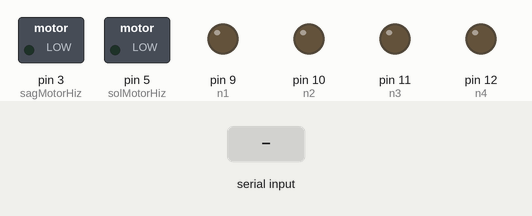
A sketch run on a simulated Arduino Uno, built with avr-gcc and run on an emulated ATmega328P. On the bench: switched loads named in the sketch (green lamp = pin HIGH), output pins drawn as LEDs (lit = HIGH). Inputs (shaded band) come from the test bench.

Above: at 1.2 s.
1.3 s: "ileri1" received over the second serial link
At 2.1 s:
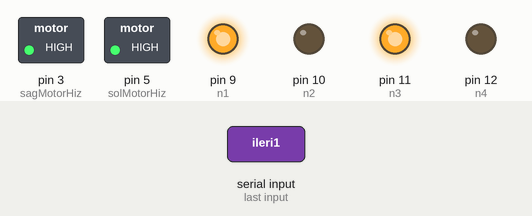
2.8 s: "ileri0" received over the second serial link
At 3.2 s:
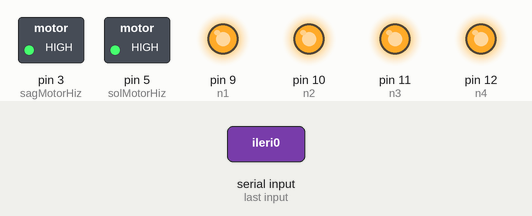
4.3 s: "sol1" received over the second serial link
At 4.8 s:
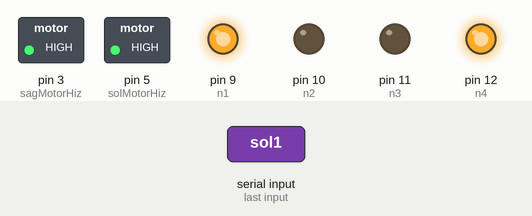
5.8 s: "sol0" received over the second serial link
At 7.0 s:
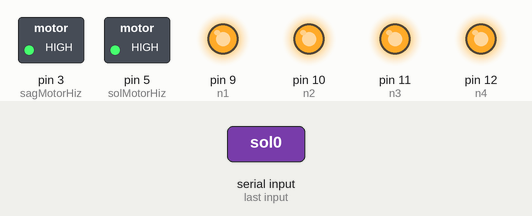
7.3 s: "sag1" received over the second serial link
At 8.3 s:
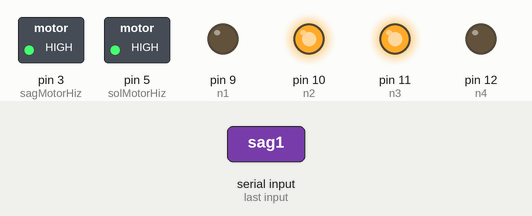
8.8 s: "sag0" received over the second serial link
At 9.5 s:
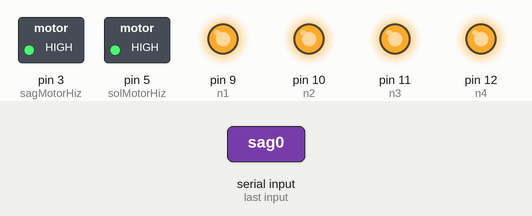
Timing chart, 0 to 11.3 s (numbered marks = the images above; inputs shaded):
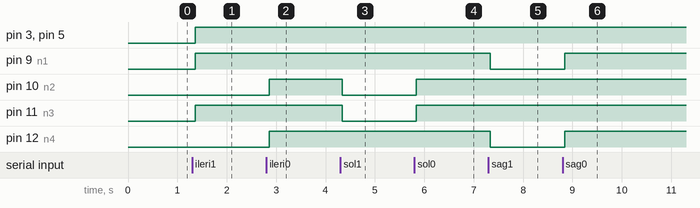

The sketch:

bluetooth_uzerinden_arac_kontrolu.ino
```cpp
#include<SoftwareSerial.h>

SoftwareSerial bt_iletisim(6, 7);
String readString;

int n1 = 9;
int n2 = 10;
int n3 = 11;
int n4 = 12;

int solMotorHiz = 5;
int sagMotorHiz = 3;

bool ileriMi = false;
bool geriMi = false;
bool solMu = false;
bool sagMi = false;

int hiz = 255;

void setup()
{
  bt_iletisim.begin(9600);

  pinMode(n1, OUTPUT);
  pinMode(n2, OUTPUT);
  pinMode(n3, OUTPUT);
  pinMode(n4, OUTPUT);
  pinMode(solMotorHiz, OUTPUT);
  pinMode(sagMotorHiz, OUTPUT);

}

void loop()
{
  while (bt_iletisim.available()) {
    delay(10);

    char c = bt_iletisim.read();
    if (c == ',') {
      break;
    }
    readString += c;
  }

  if (readString.length() >0) {

    if(readString == "ileri1") {
      ileriMi = true;
    }
    else if(readString == "ileri0") {
      ileriMi = false;
    }
    else if(readString == "sol1") {
      solMu = true;
    }
    else if(readString == "sol0") {
      solMu = false;
    }
    else if(readString == "sag1") {
      sagMi = true;
    }
    else if(readString == "sag0") {
      sagMi = false;
    }
    else if(readString == "geri1") {
      geriMi = true;
    }
    else if(readString == "geri0") {
      geriMi = false;
    }
    else if(readString == "hizlan") {
      if((hiz+50) <= 255) {
        hiz += 50;
      }
    }
    else if(readString == "yavasla") {
      if((hiz-50) >= 100) {
        hiz -= 50;
      }
    }
    else if(readString == "dur") {
      ileriMi = false;
      solMu = false;
      sagMi = false;
      geriMi = false;
    }

    if(ileriMi == true && solMu == false && sagMi == false && geriMi == false) {
      ileri();
    }
    else if(ileriMi == false && solMu == true && sagMi == false && geriMi == false) {
      sol();
    }
    else if(ileriMi == false && solMu == false && sagMi == true && geriMi == false) {
      sag();
    }
    else if(ileriMi == false && solMu == false && sagMi == false && geriMi == true) {
      geri();
    }
    else {
      dur();
    }

    analogWrite(solMotorHiz, hiz);
    analogWrite(sagMotorHiz, hiz);

    readString="";
  }

}

void ileri() {
  digitalWrite(n1, HIGH);
  digitalWrite(n2, LOW);
  digitalWrite(n3, HIGH);
  digitalWrite(n4, LOW);
}

void geri() {
  digitalWrite(n1, LOW);
  digitalWrite(n2, HIGH);
  digitalWrite(n3, LOW);
  digitalWrite(n4, HIGH);
}

void sag() {
  digitalWrite(n1, LOW);
  digitalWrite(n2, HIGH);
  digitalWrite(n3, HIGH);
  digitalWrite(n4, LOW);
}

void sol() {
  digitalWrite(n1, HIGH);
  digitalWrite(n2, LOW);
  digitalWrite(n3, LOW);
  digitalWrite(n4, HIGH);
}

void dur() {
  digitalWrite(n1, HIGH);
  digitalWrite(n2, HIGH);
  digitalWrite(n3, HIGH);
  digitalWrite(n4, HIGH);
}
```

Measured:
- after the input at 1.3 s, pin 3 (sagMotorHiz), pin 5 (solMotorHiz), pin 9 (n1), pin 11 (n3): LOW → HIGH after 0.06 s
- after the input at 2.8 s, pin 10 (n2), pin 12 (n4): LOW → HIGH after 0.06 s
- after the input at 4.3 s, pin 10 (n2), pin 11 (n3): HIGH → LOW at once
- after the input at 5.8 s, pin 10 (n2), pin 11 (n3): LOW → HIGH at once
- after the input at 7.3 s, pin 9 (n1), pin 12 (n4): HIGH → LOW at once
- after the input at 8.8 s, pin 9 (n1), pin 12 (n4): LOW → HIGH at once
